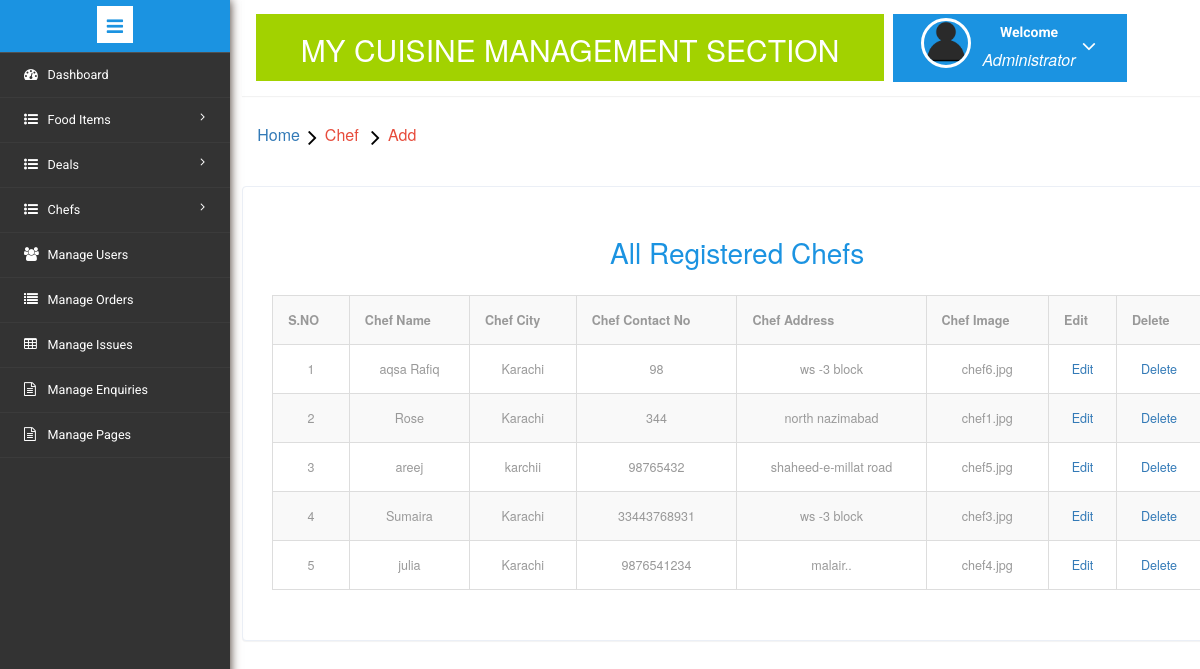
The app's page /admin/manage_chef.php (signed in) with its own data.
### tables this page shows
CREATE TABLE `chef` (
  `chef_id` int(11) NOT NULL,
  `chef_name` varchar(25) NOT NULL,
  `chef_image` text NOT NULL,
  `chef_contact` bigint(15) NOT NULL,
  `chef_city` text NOT NULL,
  `chef_address` varchar(25) NOT NULL
);

### admin/manage_chef.php (the view, shortened to what this page needs)
<?php
include('includes/db.php');
if(strlen($_SESSION["email"])==0)
	{
header('location:index.php');
}
else{
?>
<!DOCTYPE HTML>
<html>
<head>
<link href="css/bootstrap.min.css" rel='stylesheet' type='text/css' />
<link href="css/style.css" rel='stylesheet' type='text/css' />
<link rel="stylesheet" href="css/morris.css" type="text/css"/>
<link href="css/font-awesome.css" rel="stylesheet">
<link rel="stylesheet" href="css/icon-font.min.css" type='text/css' />
<link rel="stylesheet" href="https://maxcdn.bootstrapcdn.com/bootstrap/3.3.7/css/bootstrap.min.css">
</head>
<body>
   <div class="page-container">
<div class="left-content">
	   <div class="mother-grid-inner">
<?php include('includes/header.php');?>
				</div>
	<ol class="breadcrumb">
                <li class="breadcrumb-item"><a href="dashboard.php">Home</a><i class="fa fa-angle-right"></i>Chef <i class="fa fa-angle-right"></i>Add</li>
            </ol>
 	<div class="grid-form">
  <div class="grid-form1">
  <div class="panel-body">
  	<form action="" method="" enctype="multipart/form-data">
  	<center><h3>All Registered Chefs</h3> </center>
<table class="table table-striped table-hover table-bordered" align="center">
	<tr>
		<th>S.NO</th>
		<th>Chef Name</th>
		<th>Chef City</th>
		<th>Chef Contact No</th>
		<th>Chef Address</th>
		<th>Chef Image</th>
		<th>Edit</th>
		<th>Delete</th>
	</tr>
	<?php
	    $query = "select *from chef ";
	    $run= mysqli_query($con,$query);
	    $i=0;
	    while ($row=mysqli_fetch_array($run)) {
	    	$chef_id=$row['chef_id'];
	    	$chef_name=$row['chef_name'];
	    	$chef_city=$row['chef_city'];
	    	$chef_contact=$row['chef_contact'];
	    	$chef_address=$row['chef_address'];
	    	$img=$row['chef_image'];
	    	$i++;
	    	echo "
	    	<tr align='center'>
	    	<td>$i</td>
	    	<td>$chef_name</td>
	    	<td>$chef_city</td>
	    	<td>$chef_contact</td>
	    	<td>$chef_address</td>
	    	<td>$img</td>
	    	<td><a href='edit_chef.php?chef_id=$chef_id'>Edit</a></td>
	    	<td><a href='delete_chef.php?chef_id=$chef_id'>Delete</a></td>
	    	</tr>
	    	";
	    }
	?>
</table>
</form>
	</div>
</div>
</div>
</div>
</div>
		                      <?php include('includes/sidebarmenu.php');?>
</body>
</html>
<?php } ?>

### admin/includes/header.php (shortened to what this page needs)
<div class="header-main">
					<div class="logo-w3-agile">
								<h1><a href="dashboard.php" style="font-size:30px">My Cuisine Management Section</a></h1>
							</div>
						<div class="profile_details w3l">
								<ul>
									<li class="dropdown profile_details_drop">
										<a href="#" class="dropdown-toggle" data-toggle="dropdown" aria-expanded="false">
											<div class="profile_img">
												<span class="prfil-img"><img src="images/User-icon.png" alt=""> </span>
												<div class="user-name">
													<p>Welcome</p>
													<span>Administrator</span>
												</div>
												<i class="fa fa-angle-down"></i>
												<div class="clearfix"></div>
											</div>
										</a>
									</li>
								</ul>
							</div>
				</div>

### admin/includes/sidebarmenu.php (shortened to what this page needs)
<div class="sidebar-menu">
					<header class="logo1">
						<a href="#" class="sidebar-icon"> <span class="fa fa-bars"></span> </a>
					</header>
                           <div class="menu">
									<ul id="menu" >
										<li><a href="dashboard.php"><i class="fa fa-tachometer"></i> <span>Dashboard</span><div class="clearfix"></div></a></li>
									 <li id="menu-academico" ><a href="#"><i class="fa fa-list-ul" aria-hidden="true"></i><span> Food Items</span> <span class="fa fa-angle-right" style="float: right"></span><div class="clearfix"></div></a>
										</li>
										<li id="menu-academico" ><a href="#"><i class="fa fa-list-ul" aria-hidden="true"></i><span> Deals</span> <span class="fa fa-angle-right" style="float: right"></span><div class="clearfix"></div></a>
										</li>
										<li id="menu-academico" ><a href="#"><i class="fa fa-list-ul" aria-hidden="true"></i><span> Chefs</span> <span class="fa fa-angle-right" style="float: right"></span><div class="clearfix"></div></a>
										</li>
									<li id="menu-academico" ><a href="manage-users.php"><i class="fa fa-users" aria-hidden="true"></i><span>Manage Users</span><div class="clearfix"></div></a></li>
									<li><a href="manage-bookings.php"><i class="fa fa-list" aria-hidden="true"></i>  <span>Manage Orders</span><div class="clearfix"></div></a></li>
									 <li><a href="manageissues.php"><i class="fa fa-table"></i>  <span>Manage Issues</span><div class="clearfix"></div></a></li>
									<li><a href="manage-enquires.php"><i class="fa fa-file-text-o" aria-hidden="true"></i>  <span>Manage Enquiries</span><div class="clearfix"></div></a></li>
									<li><a href="manage-pages.php"><i class="fa fa-file-text-o" aria-hidden="true"></i>  <span>Manage Pages</span><div class="clearfix"></div></a></li>
								  </ul>
								</div>
							  </div>

### records on screen
chef: chef_name "aqsa Rafiq", chef_city "Karachi", chef_contact "98", chef_address "ws -3 block", chef_image "chef6.jpg"
chef: chef_name "Rose", chef_city "Karachi", chef_contact "344", chef_address "north nazimabad", chef_image "chef1.jpg"
chef: chef_name "areej", chef_city "karchii", chef_contact "98765432", chef_address "shaheed-e-millat road", chef_image "chef5.jpg"
chef: chef_name "Sumaira", chef_city "Karachi", chef_contact "33443768931", chef_address "ws -3 block", chef_image "chef3.jpg"
chef: chef_name "julia", chef_city "Karachi", chef_contact "9876541234", chef_address "malair..", chef_image "chef4.jpg"
